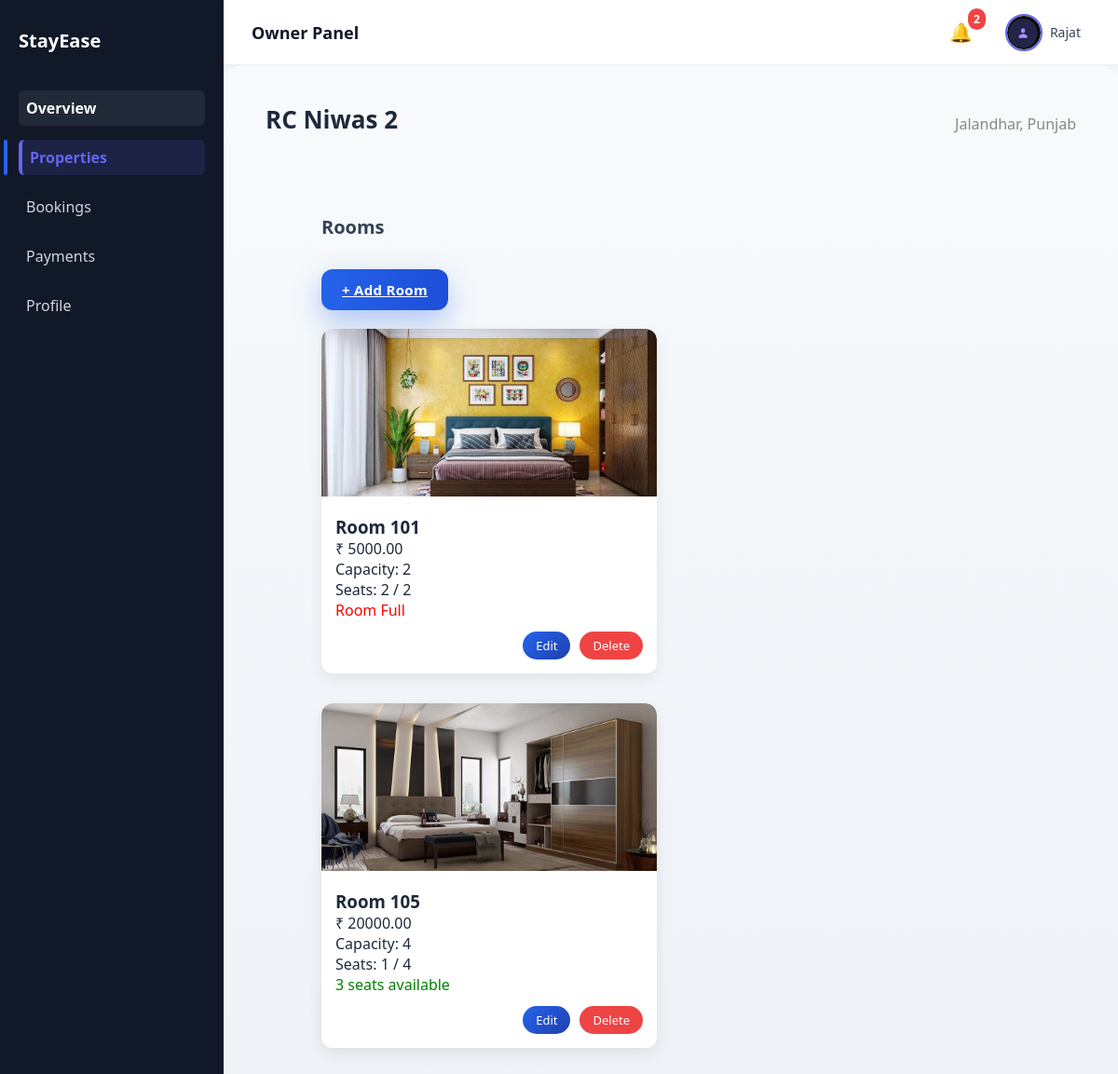
Page /properties/2/ (signed in) on the committed database.
### accounts/models.py (models this page shows, shortened)
class UserProfile(models.Model):
    ROLE_CHOICES = [
        ('owner', 'Owner'),
        ('tenant', 'Tenant'),
    ]
    user = models.OneToOneField(User, on_delete=models.CASCADE)
    phone = models.CharField(max_length=15, blank=True, null=True)
    role = models.CharField(
        max_length=10,
        choices=ROLE_CHOICES,
        default="tenant"
    )
    profile_image = models.ImageField(upload_to="profile_pics/", blank=True)

### properties/models.py (models this page shows, shortened)
class Property(models.Model):
    owner = models.ForeignKey(User, on_delete=models.CASCADE, related_name="properties")
    name = models.CharField(max_length=200)
    description = models.TextField()
    address = models.CharField(max_length=255, blank=True, null=True)
    city = models.CharField(max_length=100, blank=True, null=True)
    state = models.CharField(max_length=100, blank=True, null=True)
    pincode = models.CharField(max_length=10, blank=True, null=True)
    landmark = models.CharField(max_length=150, blank=True, null=True)
    main_image = models.ImageField(upload_to="properties/", blank=True, null=True)
    back_image = models.ImageField(upload_to="properties/", blank=True, null=True)
    is_active = models.BooleanField(default=False)
    is_paid_listing = models.BooleanField(default=False)
    created_at = models.DateTimeField(auto_now_add=True)

class Room(models.Model):
    property = models.ForeignKey(
        Property,
        on_delete=models.CASCADE,
        related_name="rooms"
    )
    room_number = models.CharField(max_length=20)
    rent = models.DecimalField(max_digits=10, decimal_places=2)
    capacity = models.IntegerField()
    is_available = models.BooleanField(default=True)
    image = models.ImageField(upload_to="rooms/", blank=True, null=True)
    created_at = models.DateTimeField(auto_now_add=True)

### properties/views.py (the view)
# urls.py: path("<int:pk>/", views.property_detail, name="property_detail"),
@login_required
def property_detail(request, pk):
    property_obj = get_object_or_404(
        Property,
        pk=pk,
        owner=request.user
    )
    rooms = property_obj.rooms.all()
    for room in rooms:
        confirmed_count = Booking.objects.filter(
            room=room,
            status="confirmed"
        ).count()
        room.confirmed = confirmed_count
        room.available_seats = room.capacity - confirmed_count
    return render(request, "properties/property_detail.html", {
        "property": property_obj,
        "rooms": rooms,
    })

### accounts/context_processors.py (called while the page is built)
def notification_data(request):
    if request.user.is_authenticated:
        notifications = Notification.objects.filter(
            user=request.user
        ).order_by("-created_at")[:5]
        unread_count = Notification.objects.filter(
            user=request.user,
            is_read=False
        ).count()
        return {
            "notifications": notifications,
            "unread_count": unread_count,
        }
    return {}

### templates/properties/property_detail.html (shortened to what this page needs)
{% extends "dashboard/base_dashboard.html" %}
{% block dashboard_content %}
<div class="page-header">
    <h1>{{ property.name }}</h1>
    {% if property.city and property.state %}
        <p>{{ property.city }}, {{ property.state }}</p>
    {% endif %}
</div>
<section class="dashboard-section">
    <h2 class="section-title">Rooms</h2>
    <a href="{% url 'add_room' property.id %}" class="primary-btn">
        + Add Room
    </a>
    <div class="room-grid">
        {% for room in rooms %}
            <div class="card">
                {% if room.image %}
                    <img src="{{ room.image.url }}" style="width:100%; height:180px; object-fit:cover;">
                {% endif %}
                <div class="card-content">
                    <h3>Room {{ room.room_number }}</h3>
                    <p>₹ {{ room.rent }}</p>
                    <p>Capacity: {{ room.capacity }}</p>
                    <p>
                        Seats: {{ room.confirmed }} / {{ room.capacity }}
                    </p>
                    {% if room.available_seats > 0 %}
                        <p style="color:green;">
                            {{ room.available_seats }} seats available
                        </p>
                    {% else %}
                        <p style="color:red;">
                            Room Full
                        </p>
                    {% endif %}
                    <div class="room-actions">
                        <a href="{% url 'edit_room' room.id %}" class="edit-btn">
                            Edit
                        </a>
                        <form method="POST" action="{% url 'delete_room' room.id %}">
                            <button type="submit" class="delete-btn"
                                onclick="return confirm('Are you sure you want to delete this room?');">
                                Delete
                            </button>
                        </form>
                    </div>
                </div>
            </div>
        {% empty %}
            <p>No rooms added yet.</p>
        {% endfor %}
    </div>
</section>
{% endblock %}

### templates/dashboard/base_dashboard.html (shortened to what this page needs)
{% load static %}
<!DOCTYPE html>
<html>
<head>
    <link rel="stylesheet" href="{% static 'css/style.css' %}">
</head>
<body>
<div class="dashboard-layout">
    <aside class="sidebar">
        <h2 class="logo">StayEase</h2>
        <nav>
        <a href="/dashboard/"
        class="{% if request.path == '/dashboard/' %}active{% endif %}">
        Overview
        </a>
        {% if request.user.userprofile.role == "owner" %}
            <a href="/properties/"
            class="{% if '/properties/' in request.path %}active{% endif %}">
            Properties
            </a>
            <a href="/bookings/"
            class="{% if '/bookings/' in request.path %}active{% endif %}">
            Bookings
            </a>
            <a href="/payments/"
            class="{% if '/payments/' in request.path %}active{% endif %}">
            Payments
            </a>
        {% endif %}
        <a href="/profile/"
        class="{% if '/profile/' in request.path or '/settings/' in request.path %}active{% endif %}">
        Profile
        </a>
    </nav>
    </aside>
    <div class="main-content">
        <div class="topbar">
            <h3>
                {% if request.user.userprofile.role == "owner" %}
                    Owner Panel
                {% else %}
                    Tenant Panel
                {% endif %}
            </h3>
            <div class="user-section">
               <div class="notification-wrapper">
                    <div class="notification-bell" onclick="toggleNotifications(event)">
                        🔔
                        {% if unread_count > 0 %}
                        <span class="notification-count">
                            {{ unread_count }}
                        </span>
                        {% endif %}
                    </div>
                </div>
               <div class="user-menu">
                    <div class="user-trigger" onclick="toggleUserMenu(event)">
                        <div class="avatar-circle">
                            {% if request.user.userprofile and request.user.userprofile.profile_image %}
                                <img src="{{ request.user.userprofile.profile_image.url }}"
                                    alt="Profile">
                            {% else %}
                                <span>
                                    {{ request.user.first_name|first|upper }}
                                </span>
                            {% endif %}
                        </div>
                        <span class="user-name">
                            {{ request.user.first_name }}
                        </span>
                    </div>
                </div>
            </div>
        </div>
        <div class="content-area">
            {% block dashboard_content %}
            {% endblock %}
        </div>
    </div>
</div>
</body>
</html>

### rows in the picture
Property: name "RC Niwas 2", city "Jalandhar", state "Punjab"
Room: image (picture), room_number "101", rent "5000.00", capacity "2", confirmed "2", shows "Room Full"
Room: image (picture), room_number "105", rent "20000.00", capacity "4", confirmed "1", available_seats "3"

### other values in the picture
{{ unread_count }} "2"
{{ request.user.first_name }} "Rajat"
